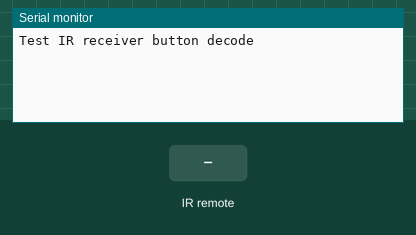
Bench run of a sketch on a simulated Arduino Uno, built with avr-gcc and run on an emulated ATmega328P. On the bench: the last lines printed to the serial monitor. The inputs (shaded band) are chosen by the test bench.

Above: at 1.2 s.
1.3 s: infrared code 0xFFA25D received
At 1.8 s:
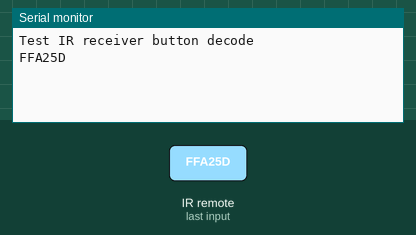
2.8 s: infrared code 0xFFE21D received
At 4.0 s:
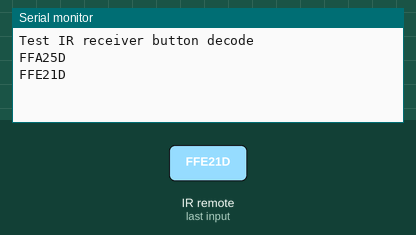
4.3 s: infrared code 0xFF629D received
At 5.3 s:
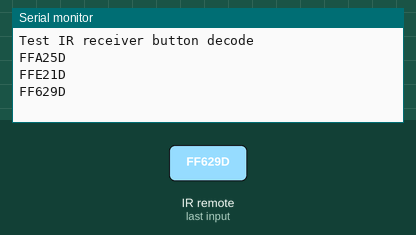
5.8 s: infrared code 0xFF22DD received
At 6.5 s:
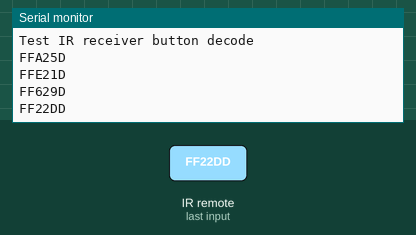
7.3 s: infrared code 0xFF02FD received
At 8.5 s:
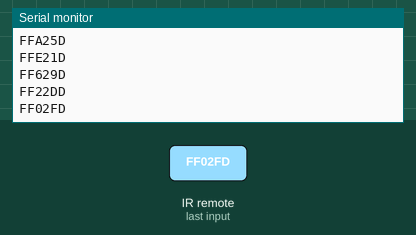
8.8 s: infrared code 0xFFC23D received
At 9.9 s:
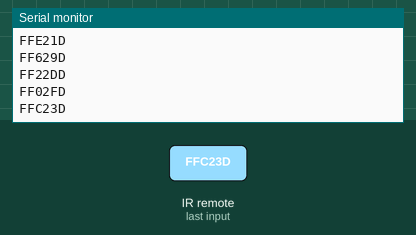

The sketch:

IRRemote.ino
```cpp
#include <IRremote.h>
#include <IRremoteInt.h>

const int IRRecPin = 5;

//instantiating object of the library
IRrecv irrecv(IRRecPin);  //receiver
decode_results results;   //decoder


void translateIR() {
  switch(results.value) {
    case 0xFFA25D: Serial.println("POWER"); break;
    case 0xFFE21D: Serial.println("FUNC/STOP"); break;
    case 0xFF629D: Serial.println("VOL+"); break;
    case 0xFF22DD: Serial.println("FAST BACK");    break;
    case 0xFF02FD: Serial.println("PAUSE");    break;
    case 0xFFC23D: Serial.println("FAST FORWARD");   break;
    case 0xFFE01F: Serial.println("DOWN");    break;
    case 0xFFA857: Serial.println("VOL-");    break;
    case 0xFF906F: Serial.println("UP");    break;
    case 0xFF9867: Serial.println("EQ");    break;
    case 0xFFB04F: Serial.println("ST/REPT");    break;
    case 0xFF6897: Serial.println("0");    break;
    case 0xFF30CF: Serial.println("1");    break;
    case 0xFF18E7: Serial.println("2");    break;
    case 0xFF7A85: Serial.println("3");    break;
    case 0xFF10EF: Serial.println("4");    break;
    case 0xFF38C7: Serial.println("5");    break;
    case 0xFF5AA5: Serial.println("6");    break;
    case 0xFF42BD: Serial.println("7");    break;
    case 0xFF4AB5: Serial.println("8");    break;
    case 0xFF52AD: Serial.println("9");    break;
    case 0xFFFFFFFF: Serial.println(" REPEAT");break;
    default: Serial.println(" other button   ");
  }

  delay(500);
}


void setup() {
  Serial.begin(9600);
  Serial.println("Test IR receiver button decode");
  //method that starts the IR sensor
  irrecv.enableIRIn();
}

void loop() {
  if (irrecv.decode(&results)) {
    //translateIR();
    Serial.println(results.value, HEX);
    irrecv.resume();
  }
}
```

Measured:
- after the input at 1.3 s, the serial monitor: prints a new line at once (image 1)
- after the input at 2.8 s, the serial monitor: prints a new line at once (image 2)
- after the input at 4.3 s, the serial monitor: prints a new line at once (image 3)
- after the input at 5.8 s, the serial monitor: prints a new line at once (image 4)
- after the input at 7.3 s, the serial monitor: prints a new line at once (image 5)
- after the input at 8.8 s, the serial monitor: prints a new line at once (image 6)
